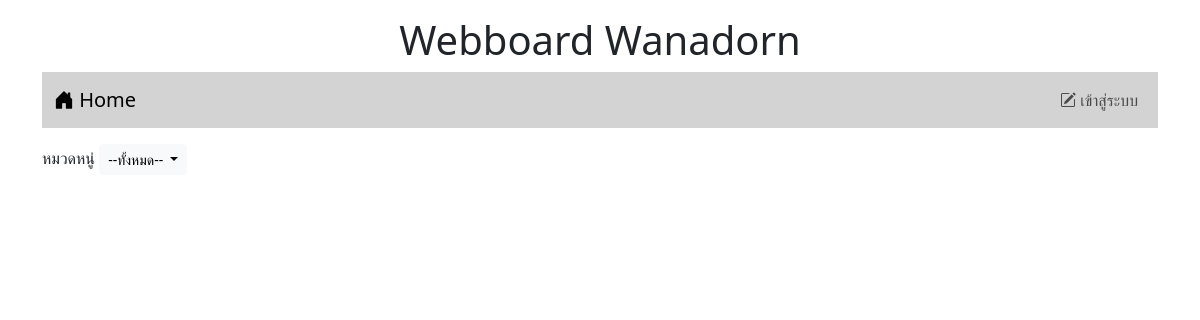
Before: / with the older database file.
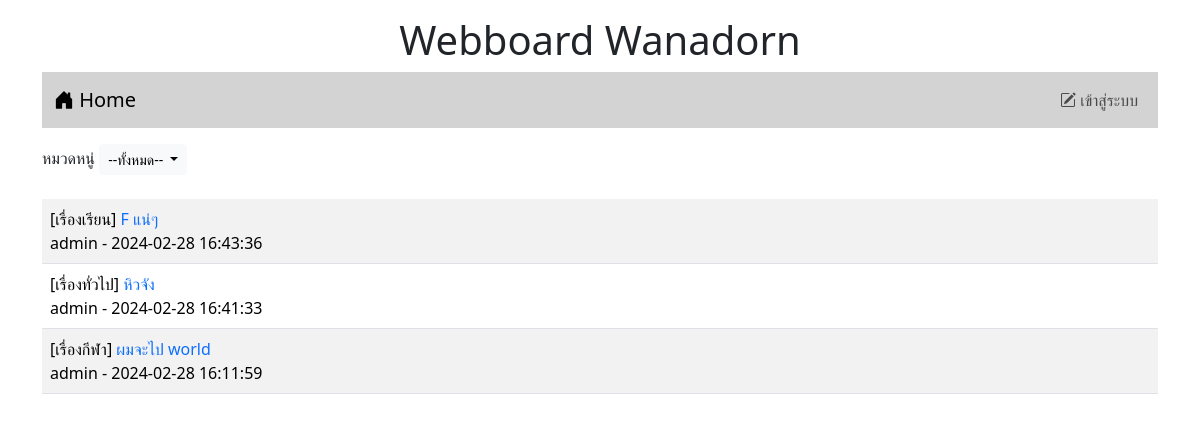
After: the same page with the newer database file.
### tables this page shows
CREATE TABLE `post` (
  `id` int(11) NOT NULL,
  `title` varchar(128) NOT NULL,
  `content` varchar(2048) NOT NULL,
  `post_date` datetime NOT NULL,
  `cat_id` int(11) NOT NULL,
  `user_id` int(11) NOT NULL
);

CREATE TABLE `category` (
  `id` int(11) NOT NULL,
  `name` varchar(32) NOT NULL
);

CREATE TABLE `user` (
  `id` int(11) NOT NULL,
  `login` varchar(32) NOT NULL,
  `password` varchar(64) NOT NULL,
  `name` varchar(64) NOT NULL,
  `gender` char(1) NOT NULL,
  `email` varchar(32) NOT NULL,
  `role` char(1) NOT NULL
);

### index.php (the view, shortened to what this page needs)
<!DOCTYPE html>
<html lang="en">
<head>
    <link rel="stylesheet" href="bootstrap-5.3.2-dist/css/bootstrap.min.css">
    <link rel="stylesheet" href="https://cdn.jsdelivr.net/npm/bootstrap-icons@1.11.3/font/bootstrap-icons.min.css">
    </head>
<body>
    <div class="container-md">
    <h1 style="text-align: center;" class="mt-3">Webboard Wanadorn</h1>
    <?php include "nav.php" ?>
    <div class="mt-3 d-flex justify-content-between">
        <div>
            <label>หมวดหนู่</label>
            <span class="dropdown">
                <button class="btn btn-light btn-sm dropdown-toggle" type="button" data-bs-toggle="dropdown" aria-expanded="false">
                    --ทั้งหมด--
                </button>
            </span>
        </div>
    </div>
    <table class="table table-striped mt-4">
        <?php
            $conn=new PDO("mysql:host=localhost;dbname=webboard;charset=utf8","root","");
            $sql="SELECT t3.name,t1.title,t1.id,t2.login,t1.post_date FROM post as t1
            INNER JOIN user as t2 ON (t1.user_id=t2.id)
            INNER JOIN category as t3 ON (t1.cat_id=t3.id) ORDER BY t1.post_date DESC";
            $result=$conn->query($sql);
            while($row = $result->fetch()){
                echo "<tr>
                    <td>[$row[0]] <a href=post.php?id=$row[2] style=text-decoration:none>$row[1]</a><br>$row[3] - $row[4]</td>
                </tr>";
            }
        ?>
    </table>
    </div>
</body>
</html>

### nav.php (shortened to what this page needs)
<nav class="navbar navbar-expand-lg" style="background-color: #d3d3d3;">
        <div class="container-fluid">
            <a class="navbar-brand" href="index.php"><i class="bi bi-house-door-fill"></i> Home</a>
            <ul class="navbar-nav">
                <?php if(!isset($_SESSION["id"])){ ?>
                    <li class="nav-item">
                        <a class="nav-link" aria-current="page" href="login.php"><i class="bi bi-pencil-square"></i> เข้าสู่ระบบ</a>
                    </li>
                <?php } ?>
            </ul>
        </div>
    </nav>

Changed rows visible on the page:
added post: category.name "เรื่องเรียน", title "F แน่ๆ", user.login "admin", post_date "2024-02-28 16:43:36"
added post: category.name "เรื่องทั่วไป", title "หิวจัง", user.login "admin", post_date "2024-02-28 16:41:33"
added post: category.name "เรื่องกีฬา", title "ผมจะไป world", user.login "admin", post_date "2024-02-28 16:11:59"
